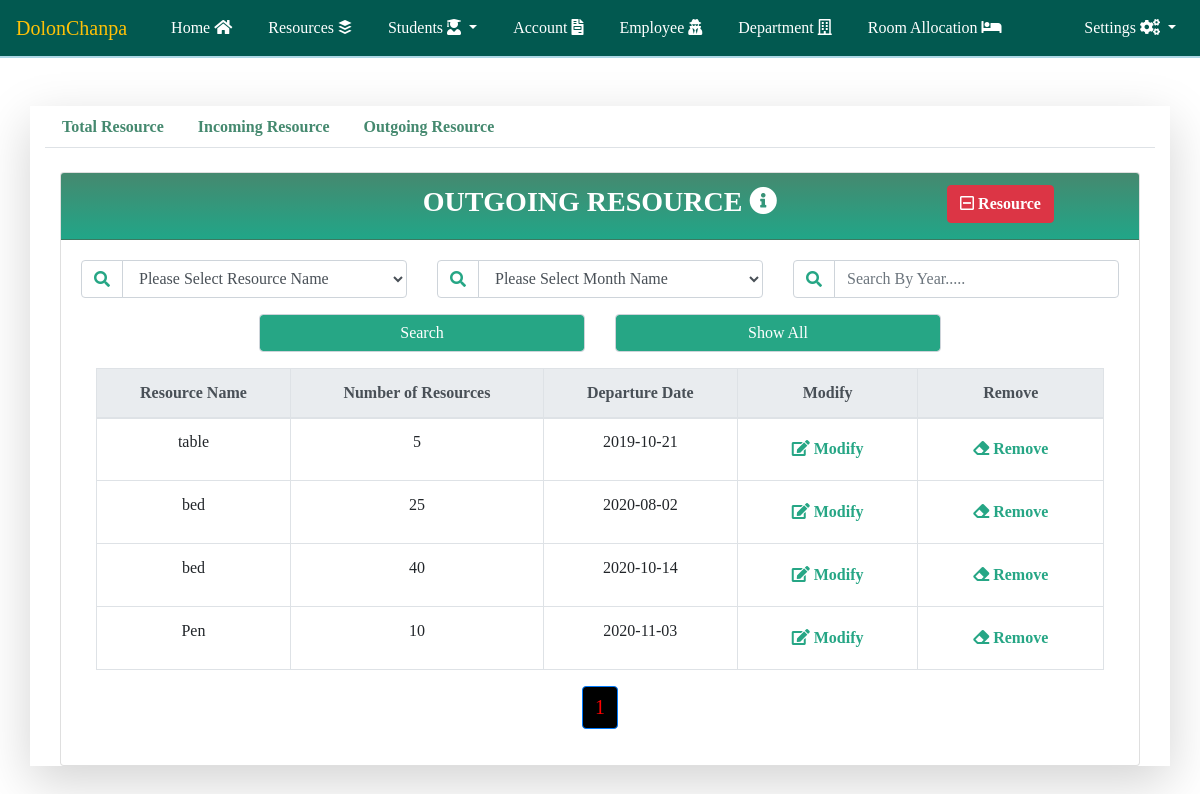
The app's page /outgoing_resource_information.php (signed in) with its own data.
### tables this page shows
CREATE TABLE `resource_name` (
  `id` int(11) NOT NULL,
  `resource_name` varchar(200) NOT NULL
);

CREATE TABLE `outgoing_resource` (
  `id` int(11) NOT NULL,
  `resource_id` int(11) NOT NULL,
  `number_of_resources` varchar(100) NOT NULL,
  `month` varchar(10) NOT NULL,
  `year` varchar(10) NOT NULL,
  `departure_date` date NOT NULL
);

### outgoing_resource_information.php (the view, shortened to what this page needs)
<?php include('database_connection.php')?>
<?php include('header.php')?>
<?php include('resource_header.php')?>
<?php include('pagination.php') ?>
<?php
    function display_content($run,$offset,$total)
    {
        include('database_connection.php');
        if(empty($run))
        {
            $select_outgoing_resource_qry = "SELECT r.resource_name, o.id, o.number_of_resources,o.departure_date FROM resource_name as r INNER JOIN outgoing_resource as o ON r.id = o.resource_id WHERE `number_of_resources`!=0 LIMIT $offset, $total";
            $run = mysqli_query($conn, $select_outgoing_resource_qry);
        }
        ?>
        <table class = "table table-bordered table-hover text-center table-responsive-lg">
            <tr>
                <thead class ="thead-light">
                    <th>Resource Name</th>
                    <th>Number of Resources</th>
                    <th>Departure Date</th>
                    <th>Modify</th>
                    <th>Remove</th>
                </thead>
            </tr>
            <?php
            while($row = mysqli_fetch_assoc($run))
            {
                ?>
                <tr>
                    <td><?php echo $row['resource_name']?></td>
                    <td><?php echo $row['number_of_resources']?></td>
                    <td><?php echo $row['departure_date']?></td>
                    <td>
                        <a class = "btn btn_color" href="update_outgoing_resource_information.php?id=<?php echo $row['id']?>"><b><span><i class="fas fa-edit"></i></span> Modify</b></a>
                    </td>
                    <td>
                        <button class = "btn btn_color" onclick = "deleteConfirmation(<?php echo $row['id'];?>)"><b><span><i class="fas fa-eraser"></i></span> Remove</b></button>
                    </td>
                </tr>
                <?php
            }
            ?>
        </table>
        <?php
    }
?>
<div class="container tab-pane"><br>
    <div class="row justify-content-center">
        <div class="col-lg-12 col-12" id = "source_div">
            <div class="card">
                <div class="card-header">
                    <div class="row">
                        <div class="col-lg-3 col-md-3 col-12"></div>
                        <div class="col-lg-6 col-md-6 col-12">
                            <h3 class ="text-center card_header_color text-uppercase">Outgoing Resource <span><i class="fas fa-info-circle"></i></span></h3>
                        </div>
                        <div class="col-lg-3 col-md-3 col-12 text-center">
                            <a href="add_outgoing_resource.php" class = "btn btn-danger"><b><span><i class="far fa-minus-square"></i></span> Resource</b></a>
                        </div>
                    </div>
                </div>
                <div class="card-body">
                    <form action="" method = "POST">
                        <div class="row justify-content-center">
                            <div class="col-lg-4 col-md-4 col-12 mb-3">
                                <div class="input-group">
                                    <div class="input-group-prepend">
                                        <span class = "input-group-text"><i class = "fas fa-search"></i></span>
                                    </div>
                                    <select name="search_resource_wise" class = "form-control">
                                        <option value = "">Please Select Resource Name</option>
                                    </select>
                                </div>
                            </div>
                            <div class="col-lg-4 col-md-4 col-12 mb-3">
                                <div class="input-group">
                                    <div class="input-group-prepend">
                                        <span class = "input-group-text"><i class = "fas fa-search"></i></span>
                                    </div>
                                    <select name="search_month_wise" class = "form-control" >
                                        <option value = "">Please Select Month Name</option>
                                    </select>
                                </div>
                            </div>
                            <div class="col-lg-4 col-md-4 col-12 mb-3">
                                <div class="input-group">
                                    <div class="input-group-prepend">
                                        <span class = "input-group-text"><i class = "fas fa-search"></i></span>
                                    </div>
                                    <input type="text" class = "form-control" name = "search_year_wise" placeholder="Search By Year....." value = "<?php if(isset($_POST['show_all']))
                                    {
                                        echo "";
                                    }
                                    else if(isset($_POST['search_year_wise']))
                                    {
                                        echo "$_POST[search_year_wise]";
                                    }?>">
                                </div>
                            </div>
                            <div class="col-lg-4 col-12 text-center mb-3 ">
                                <input type="submit" name="search" value="Search" class = "form-control btn_color_employee">
                            </div>
                            <div class="col-lg-4 col-12 text-center mb-3 ">
                                <input type="submit" class ="form-control btn_color_employee" name = "show_all" value = "Show All">
                            </div>
                        </div>
                    </form>
                    <?php
                    if(isset($_POST['search']))
                    {
                        $resource = $_POST['search_resource_wise'];
                        $month = $_POST['search_month_wise'];
                        $year = $_POST['search_year_wise'];
                        $search_qry = "SELECT r.resource_name, o.id, o.number_of_resources,o.departure_date FROM resource_name as r INNER JOIN outgoing_resource as o ON r.id = o.resource_id WHERE ";
                        $count=1;
                        if($resource!=NULL)
                        {
                            $count++;
                            $search_qry.="`resource_id` = '$resource'";
                        }
                        if($month!=NULL)
                        {
                            if($count>1)
                            {
                                $search_qry.= " && ";
                            }
                            $search_qry.="`month` = '$month'";
                            $count++;
                        }
                        if($year!=NULL)
                        {
                            if($count>1)
                            {
                                $search_qry.= " && ";
                            }
                            $search_qry.="`year` = '$year'";
                            $count++;
                        }
                        if($count==1)
                        {
                            ?>
                            <script>
                                window.alert("Please Select At least 1 field");
                                window.location = "outgoing_resource_information.php";
                            </script>
                            <?php
                        }
                        else
                        {
                            $search_qry.=" && `number_of_resources` != '0'";
                        }
                        $run_search_qry = mysqli_query($conn, $search_qry);
                        ?>
                        <div class="col-lg-12 col-12">
                            <?php display_content($run_search_qry,0,0); ?>
                        </div>
                        <?php
                    }
                    else
                    {
                        ?>
                        <div class="col-lg-12 col-12">
                            <?php
                            $run = 0;
                            $page_name = 'outgoing_resource_information';
                            pagination($run,$page_name);
                            ?>
                        </div>
                        <?php
                    }
                    ?>
                </div>
            </div>
        </div>
    </div>
</div>
<?php include('resource_footer.php')?>
<?php include('footer.php')?>

### css/style.css (style rules this page uses)
body { font-family: 'sans-serif'; }
.card-header { padding: .75rem 1.25rem; margin-bottom: 0; background-image: linear-gradient(#45896F, #21A688); border-bottom: 1px solid rgba(0,0,0,.125); }
.card_header_color { color: white; font-weight: bold; }
.btn_color { color:#26A685; transition: color 1000ms ease, background-color 500ms ease; }
.btn_color_employee { background-color: #26A685; color:white; transition: color 1000ms ease, background-color 500ms ease; }
.input-group-text { display: -ms-flexbox; display: flex; -ms-flex-align: center; align-items: center; padding: .375rem .75rem; margin-bottom: 0; font-size: 1rem; font-weight: 400; line-height: 1.5; color: #26A685; text-align: center; white-space: nowrap; background-color: white; border: 1px solid #ced4da; border-right-color: rgb(206, 212, 218); border-right-style: solid; border-right-width: 1px; }

### records on screen
resource_name: resource_name "table", outgoing_resource.number_of_resources "5", outgoing_resource.departure_date "2019-10-21"
resource_name: resource_name "bed", outgoing_resource.number_of_resources "25", outgoing_resource.departure_date "2020-08-02", outgoing_resource.number_of_resources "40", outgoing_resource.departure_date "2020-10-14"
resource_name: resource_name "Pen", outgoing_resource.number_of_resources "10", outgoing_resource.departure_date "2020-11-03"
